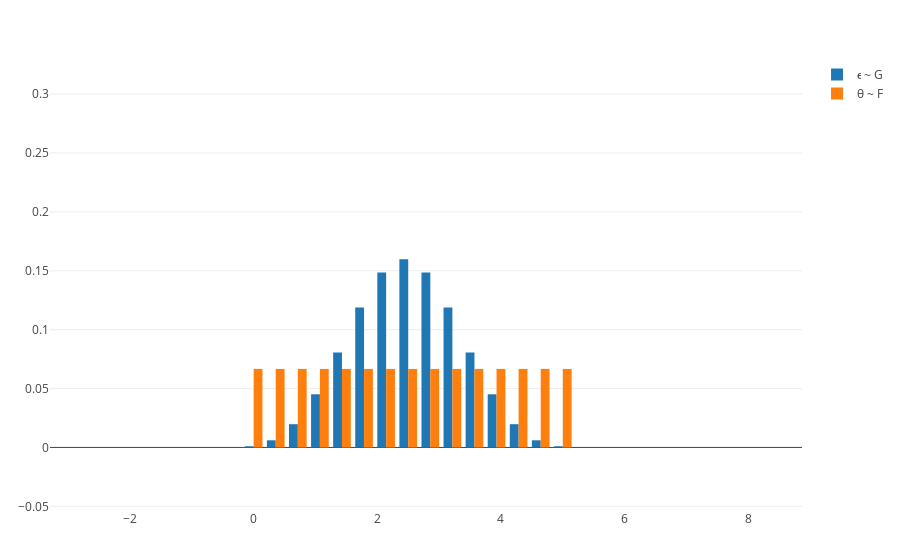

The notebook cell this image was saved under:
### Code cell
m = NealDSDC(N=15);
plot_distributions(m)

### Figure 1 — Plotly figure (JSON) as saved in the notebook; plotly's stock layout.template omitted (floating-point values rounded to 4 significant figures)
{"data": [{"name": "ϵ ~ G", "type": "bar", "x": [0, 0.3571, 0.7143, 1.071, 1.429, 1.786, 2.143, 2.5, 2.857, 3.214, 3.571, 3.929, 4.286, 4.643, 5], "y": [0.000998, 0.006075, 0.01974, 0.04513, 0.08067, 0.1189, 0.1486, 0.1598, 0.1486, 0.1189, 0.08067, 0.04513, 0.01974, 0.006075, 0.000998]}, {"name": "θ ~ F", "type": "bar", "x": [0, 0.3571, 0.7143, 1.071, 1.429, 1.786, 2.143, 2.5, 2.857, 3.214, 3.571, 3.929, 4.286, 4.643, 5], "y": [0.06667, 0.06667, 0.06667, 0.06667, 0.06667, 0.06667, 0.06667, 0.06667, 0.06667, 0.06667, 0.06667, 0.06667, 0.06667, 0.06667, 0.06667]}], "layout": {"autosize": true, "margin": {"b": 50, "l": 50, "r": 50, "t": 60}, "xaxis": {"autorange": false, "range": [-3.294, 8.869], "type": "linear"}, "yaxis": {"autorange": false, "range": [-0.0531, 0.3289], "type": "linear"}}}
